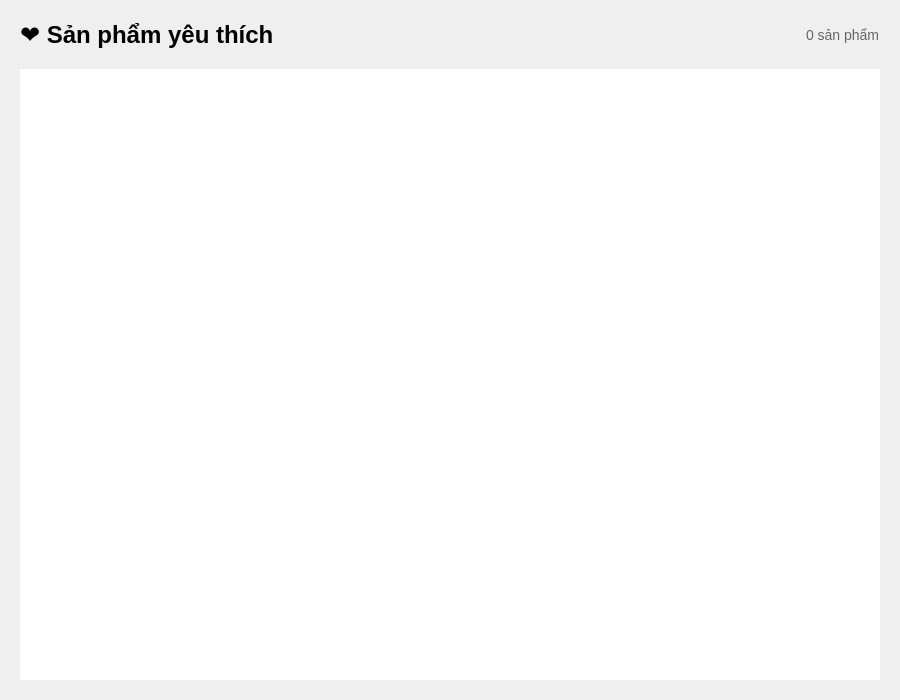
<?xml version="1.0" encoding="UTF-8"?>
<ui version="4.0">
 <class>FavoritesWidget</class>
 <widget class="QWidget" name="FavoritesWidget">
  <property name="geometry">
   <rect>
    <x>0</x>
    <y>0</y>
    <width>900</width>
    <height>700</height>
   </rect>
  </property>
  <property name="windowTitle">
   <string>Sản phẩm yêu thích</string>
  </property>
  <layout class="QVBoxLayout" name="mainLayout">
   <property name="spacing">
    <number>20</number>
   </property>
   <property name="leftMargin">
    <number>20</number>
   </property>
   <property name="topMargin">
    <number>20</number>
   </property>
   <property name="rightMargin">
    <number>20</number>
   </property>
   <property name="bottomMargin">
    <number>20</number>
   </property>
   <item>
    <layout class="QHBoxLayout" name="headerLayout">
     <item>
      <widget class="QLabel" name="titleLabel">
       <property name="text">
        <string>❤️ Sản phẩm yêu thích</string>
       </property>
       <property name="styleSheet">
        <string>font-size: 24px; font-weight: bold;</string>
       </property>
      </widget>
     </item>
     <item>
      <spacer name="horizontalSpacer">
       <property name="orientation">
        <enum>Qt::Horizontal</enum>
       </property>
       <property name="sizeHint" stdset="0">
        <size>
         <width>40</width>
         <height>20</height>
        </size>
       </property>
      </spacer>
     </item>
     <item>
      <widget class="QLabel" name="favoritesCountLabel">
       <property name="text">
        <string>0 sản phẩm</string>
       </property>
       <property name="styleSheet">
        <string>font-size: 14px; color: #666;</string>
       </property>
      </widget>
     </item>
    </layout>
   </item>
   <item>
    <widget class="QScrollArea" name="scrollArea">
     <property name="widgetResizable">
      <bool>true</bool>
     </property>
     <property name="frameShape">
      <enum>QFrame::NoFrame</enum>
     </property>
     <property name="styleSheet">
      <string>background-color: white;</string>
     </property>
     <widget class="QWidget" name="scrollAreaWidgetContents">
      <property name="styleSheet">
       <string>background-color: white;</string>
      </property>
      <layout class="QGridLayout" name="favoritesGridLayout">
       <property name="spacing">
        <number>20</number>
       </property>
       <property name="leftMargin">
        <number>20</number>
       </property>
       <property name="topMargin">
        <number>20</number>
       </property>
       <property name="rightMargin">
        <number>20</number>
       </property>
       <property name="bottomMargin">
        <number>20</number>
       </property>
      </layout>
     </widget>
    </widget>
   </item>
  </layout>
 </widget>
 <resources/>
 <connections/>
</ui>
